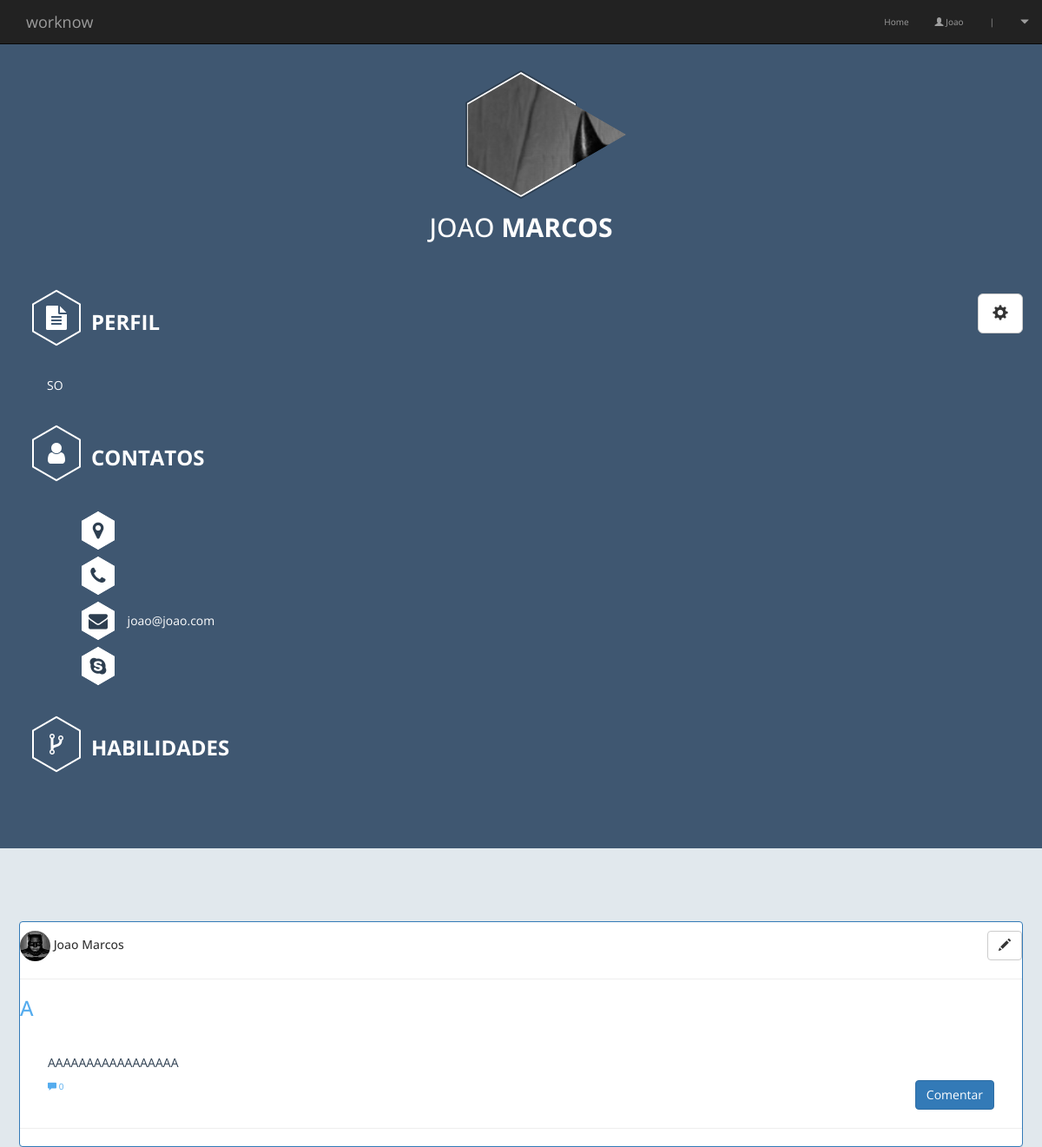
Screenshot of /profile/ (signed in) with the database file from the repository.
### core/models.py (models this page shows, shortened)
class UserProfile(models.Model):
    user = models.OneToOneField(User)
    profissao = models.CharField(max_length=100, default='', blank=True)
    cidade = models.CharField(max_length=100, default='', blank=True )
    skype = models.CharField(max_length=100, default='', blank=True)
    telefone = models.CharField(max_length=100, default='', blank=True)
    biografia = models.CharField(max_length=250, default='', blank=True)
    image = models.ImageField(upload_to='profile_image', blank=True, verbose_name="Imagem de perfil")
    habilidades = models.ManyToManyField(Area, blank=True)

class Post(models.Model):
    author = models.ForeignKey(User, verbose_name="Autor")
    title = models.CharField(max_length=200, verbose_name= "Título")
    text = models.TextField(verbose_name="Conteúdo")
    created_date = models.DateTimeField(default=timezone.now)
    published_date = models.DateTimeField(blank=True, null=True)
    area = models.ManyToManyField(Area)
    def approved_comments(self):
        return self.comments.filter(approved_comment=True)

### core/views.py (the view)
# urls.py: url(r'^profile/$', views.profile, name="profile"),
def profile(request, pk=None):
    if not request.user.is_authenticated():
        return redirect('/login')
    else:
        if request.user.is_staff:
            return redirect('/admin')
        else:
            if pk:
                user = User.objects.get(pk=pk)
            else:
                user = request.user
            args = {'user': user}
            posts = Post.objects.filter(author=user)
            return render(request, 'profile.html', {'full_name': request.user.first_name, 'args': args, 'posts': posts})

### core/templates/profile.html (shortened to what this page needs)
{% extends "base_profile.html" %}
{% block head %}
  <link rel="stylesheet" href="https://cdnjs.cloudflare.com/ajax/libs/normalize/5.0.0/normalize.min.css">
  <link rel='stylesheet prefetch' href='https://cdn.jsdelivr.net/foundation/5.5.0/css/foundation.css'>
  <link rel='stylesheet prefetch' href='https://cdnjs.cloudflare.com/ajax/libs/font-awesome/4.4.0/css/font-awesome.min.css'>
{% endblock %}
{% block content %}
  <main data-equalizer>
  <section id="left-side" class="large-4 medium-5 small-12 left" data-equalizer-watch>
	<br>
	<br>
    <section class="hexagon-container">
      <figure class="hexagon hexagon-image">
        <div class="inner">
          {% if user.userprofile.image %}
            <img src="{{user.userprofile.image.url}}" alt="{{user.first_name}}">
        </div>
          {% else %}
            <h5><br><br>  <a href="/edit_habilidades/{{user.pk}}">  adicionar foto</a></h6>
          {% endif %}
      </figure>
      <figure class="hexagon hexagon-background">
      </figure>
      <figure class="hexagon hexagon-background-dark">
      </figure>
    </section>
    <h2 class="name">{{ user.first_name}} <strong>{{user.last_name}} </strong></h2>
    <section class="icon-title">
      <div class="hexagon-icon">
        <i class="fa fa-file-text"></i>
      </div>
      <h3>Perfil</h3>
      <div class="btn-group" style="float: right">
        <div class="btn-group">
          <a href="/edit_habilidades/{{user.pk}}"><button type="button" class="btn btn-default btn-lg"><span class="glyphicon glyphicon-cog"></span></button></a>
        </div>
    </section>
    <section class="info-content">
      <p>
        {{user.userprofile.biografia}}
      </p>
    </section>
    <section class="icon-title toggle-title">
      <div class="hexagon-icon">
        <i class="fa fa-user"></i>
      </div>
      <h3>Contatos</h3>
    </section>
    <section class="info-content">
      <ul class="list-icons">
        <li>
          <div class="hexagon-icon-fill-small">
            <i class="fa fa-map-marker"></i>
          </div>
        </li>
        <li>
          <div class="hexagon-icon-fill-small">
            <i class="fa fa-phone"></i>
          </div>
        </li>
        <li>
          <div class="hexagon-icon-fill-small">
            <i class="fa fa-envelope"></i>
          </div>
          <p>{{user.email}}</p>
        </li>
        <li>
          <div class="hexagon-icon-fill-small">
            <i class="fa fa-skype"></i>
          </div>
        </li>
      </ul>
    </section>
    <section class="icon-title toggle-title">
      <div class="hexagon-icon">
        <i class="fa fa-code-fork"></i>
      </div>
      <h3>Habilidades</h3>/
    </section>
  </section>
  <section id="right-side" class="large-8 medium-7 small-12 left" data-equalizer-watch>
	<br>
        {% for post in posts %}
        <div class="panel panel-primary">
            <h5>
            <img class="img-responsive, img-circle" src="{{post.author.userprofile.image.url}}" width="35" height="35">
            {{post.author.first_name}} {{post.author.last_name}}
           <a class="btn btn-default" href="/post/{{post.pk}}/edit/" style="float:right" ><span class="glyphicon glyphicon-pencil"></span></a>
            </h5>
              <hr>
            <h3><a href="/post/{{post.pk}}/">{{ post.title }}</a> </h3>
            <div class="info-content">
              <p>{{ post.text|linebreaksbr }}</p>
              <a href="/post/{{post.pk}}/"><span class="glyphicon glyphicon-comment"></span> {{ post.approved_comments.count }}</a>
              <a href="/post/{{post.pk}}/" style="float:right"><button type="button" class="btn btn-primary" >Comentar</button></a>
            </div>
            <hr>
          </div>
          {% endfor %}
  </section>
</main>
{% endblock %}

### core/templates/base_profile.html (shortened to what this page needs)
{% load static %}
<!DOCTYPE html>
<html lang="pt-br">
<head>
	{% load staticfiles %}
    <link rel="stylesheet" type="text/css" href="{% static 'css/bootstrap/css/bootstrap.css' %}">
	<link rel="stylesheet" type="text/css" href="{% static 'Profile/css/style.css' %}">
	<link rel="stylesheet" type="text/css" href="{% static 'css/estilo.css' %}">
	<link rel="stylesheet" type="text/css" href="{% static 'Profile/scss/style.scss' %}">
	<link rel="stylesheet" href="https://cdnjs.cloudflare.com/ajax/libs/normalize/5.0.0/normalize.min.css">
	<link rel='stylesheet prefetch' href='https://cdn.jsdelivr.net/foundation/5.5.0/css/foundation.css'>
	<link rel='stylesheet prefetch' href='https://cdnjs.cloudflare.com/ajax/libs/font-awesome/4.4.0/css/font-awesome.min.css'>
	{% block head %}{% endblock %}
</head>
<body>
	<nav class="navbar navbar-inverse navbar-fixed-top">
	  <div class="container-fluid">
	    <div class="navbar-header">
	      <a class="active navbar-brand" href="/profile/">worknow</a>
	    </div>
	    <div class="collapse navbar-collapse" id="myNavbar">
	      <ul class="yz nav navbar-nav navbar-right">
		      <li>
		      	<a href="/home/">Home</a>
		      </li>
	      	  <li>
	      	  		<a href="/profile/"><span class="glyphicon glyphicon-user"></span> {{user.first_name}}</a>
	      	  </li>
		      <li>
		      	<a href="">|</a>
		      </li>
	      	  <li class="dropdown">
	      	  		<a class="dropdown-toggle" data-toggle="dropdown"  href="#"><span class="glyphicon glyphicon-triangle-bottom"></span></a>
	      	  </li>
	      </ul>
	    </div>
	  </div>
	</nav>
	{% block content %}
	{% endblock %}
</body>
</html>

### core/static/css/estilo.css (style rules this page uses)
body,html { height: 100%; }
@media (min-width: 765px) { nav.sidebar.navbar.sidebar>.container .navbar-brand, .navbar>.container-fluid .navbar-brand { margin-left: 0px; } }
section { padding-left: 15px; }

### core/templates/base_profile.html (style rules this page uses)
body { background-color: #E1E8ED; }
a { color: #55ACEE; }

### rows the page displays
Post: author.userprofile.image (picture), author.first_name "Joao", author.last_name "Marcos", title "A", text "AAAAAAAAAAAAAAAAA", approved_comments.count "0"

### other values shown
{{ user.first_name }} "Joao"
{{ user.first_name }} "JOAO"
{{ user.last_name }} "MARCOS"
{{ user.userprofile.biografia }} "SO"
{{ user.email }} "joao@joao.com"
